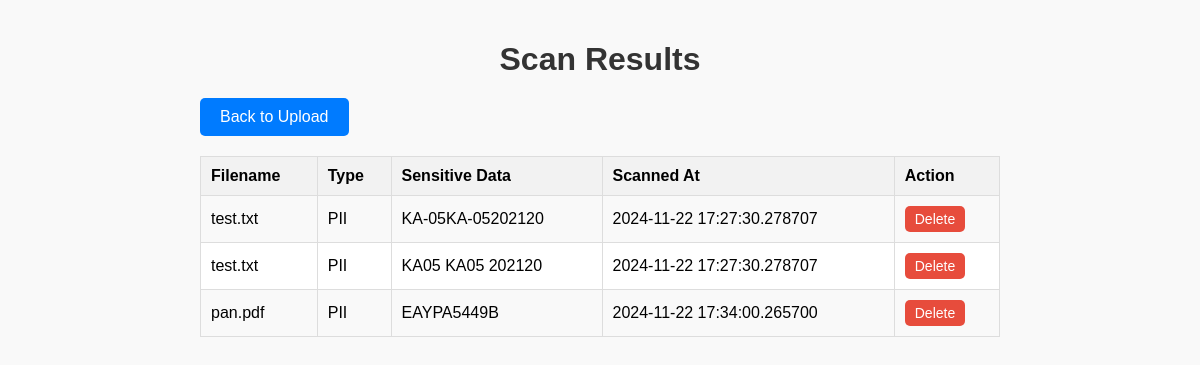
Screenshot of /scans with the database file from the repository.
### app/database.py (models this page shows)
class ScanResult(Base):
    __tablename__ = "scan_results"
    id = Column(Integer, primary_key=True, index=True)
    filename = Column(String, index=True)  # filename
    datatype = Column(String)  # sensitive data type
    value = Column(String)  # detected information
    date = Column(DateTime, default=datetime.datetime.utcnow)

### app/main.py (the view)
@app.get("/scans", response_class=HTMLResponse)
async def list_scans(request: Request, db: Session = Depends(get_db)):
    scans = db.query(ScanResult).all()
    return templates.TemplateResponse("scans.html", {"request": request, "scans": scans})

### app/templates/scans.html (shortened to what this page needs)
<!DOCTYPE html>
<html>
<head>
</head>
<body>
    <h1>Scan Results</h1>
    <a href="/" class="button-link">Back to Upload</a>
    <table id="scans-table">
        <tr>
            <th>Filename</th>
            <th>Type</th>
            <th>Sensitive Data</th>
            <th>Scanned At</th>
            <th>Action</th>
        </tr>
        {% for scan in scans %}
        <tr id="scan-row-{{ scan.id }}">
            <td>{{ scan.filename }}</td>
            <td>{{ scan.datatype }}</td>
            <td>{{ scan.value }}</td>
            <td>{{ scan.date }}</td>
            <td>
                <button onclick="deleteScan({{ scan.id }})">Delete</button>
            </td>
        </tr>
        {% endfor %}
    </table>
</body>
</html>

### app/templates/scans.html (style rules this page uses)
body { font-family: Arial, sans-serif; max-width: 800px; margin: 0 auto; padding: 20px; background-color: #f9f9f9; }
h1 { text-align: center; color: #333; margin-bottom: 20px; }
.button-link { display: inline-block; margin-bottom: 20px; padding: 10px 20px; background-color: #007BFF; color: white; text-decoration: none; font-size: 16px; border-radius: 5px; text-align: center; cursor: pointer; }
table { width: 100%; border-collapse: collapse; margin-bottom: 20px; background-color: #fff; border: 1px solid #ddd; }
th, td { border: 1px solid #ddd; padding: 10px; text-align: left; }
th { background-color: #f2f2f2; font-weight: bold; }
tr:nth-child(even) { background-color: #f9f9f9; }
button { background-color: #e74c3c; color: white; border: none; padding: 5px 10px; border-radius: 5px; cursor: pointer; font-size: 14px; }

### rows the page displays
ScanResult: filename "test.txt", datatype "PII", value "KA-05KA-05202120", date "2024-11-22 17:27:30.278707"
ScanResult: filename "test.txt", datatype "PII", value "KA05 KA05 202120", date "2024-11-22 17:27:30.278707"
ScanResult: filename "pan.pdf", datatype "PII", value "EAYPA5449B", date "2024-11-22 17:34:00.265700"
